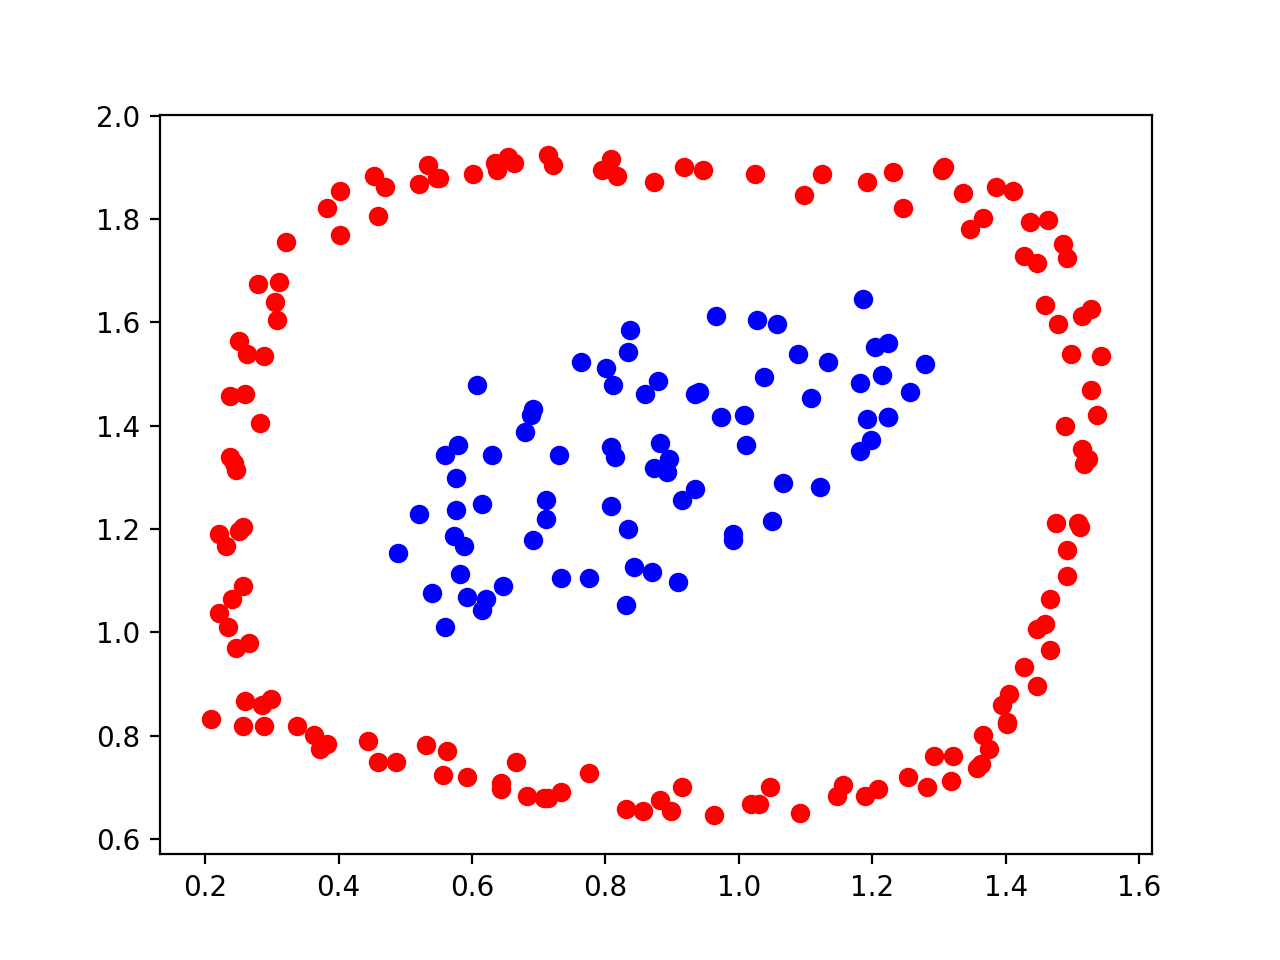

Generate this figure with Python:
import matplotlib.pyplot as plt
import numpy as np
import copy
#group: Dillon Thompson, Cameron Jewell, Naeem Ghossein, Ethyn Smith

#read in file function
def read():
    data = np.loadtxt('B.txt')
    data = data.tolist()
    label = 1
    for i in range(len(data)):
        data[i].append(label)
        label += 1
    return data

#group data
def groups(data):
    grps = []
    for pt in data:
        if pt[2] not in grps:
            grps.append(pt[2])
    return grps

#cluster data points
def cluster(data):
    minimum = 9999999999
    #loop through and get the distance
    #between each point
    for i in data:
        for j in data:
            if i[2] != j[2]:
                dist = np.sqrt((i[0] - j[0])**2 + (i[1] - j[1])**2)
                if dist < minimum:
                    pt1 = i
                    pt2 = j
                    minimum = dist
    #update vlaues to actually cluster the closest points
    updatevalues(data, pt1[2], pt2[2])
    
#function for updating all the values  
def updatevalues(data, pt1, pt2):
    for pt in data:
        if pt[2] == pt1:
            pt[2] = pt2

def countClusters(data):
    grps = []
    count = 0
    for pt in data:
        if pt[2] not in grps:
            grps.append(pt[2])
            count += 1
    return count

#plot function from group mate
def plot(data):
    group = groups(data)

    for point in data:
        if point[2] == group[0]:
            plt.scatter(point[0], point[1], c="red")
        elif point[2] == group[1]:
            plt.scatter(point[0], point[1], c="blue")

    plt.show()
#actual hac algorithm
def hac():
    data = read()
    while countClusters(data) > 2:
        cluster(data)
    plot(data)

if __name__ == "__main__":
    hac()
    # read()
